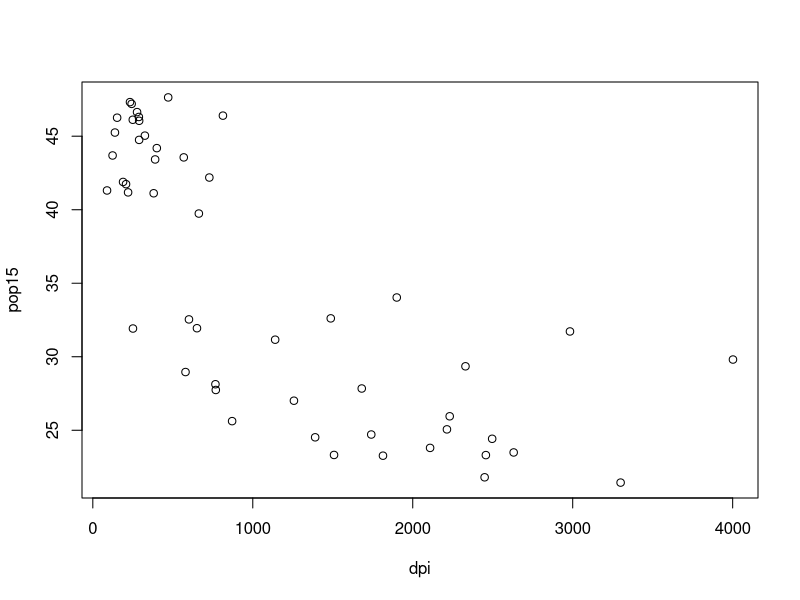
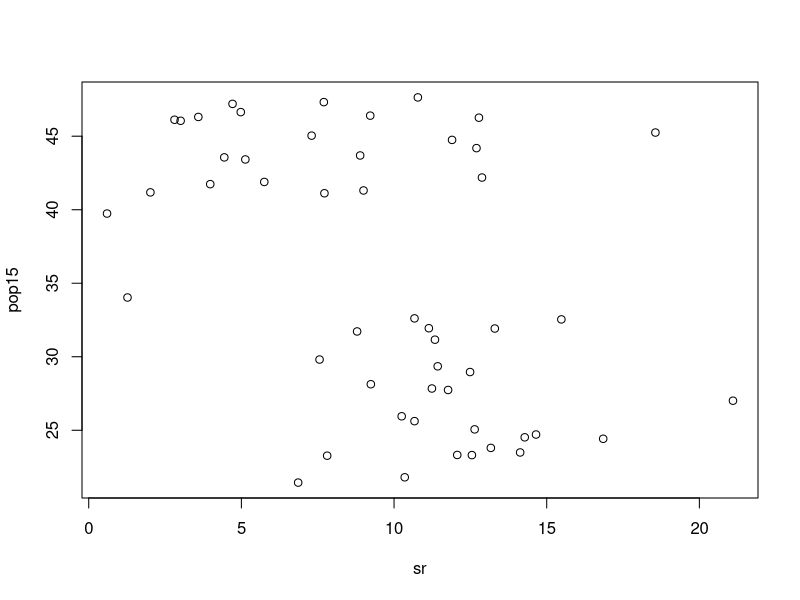
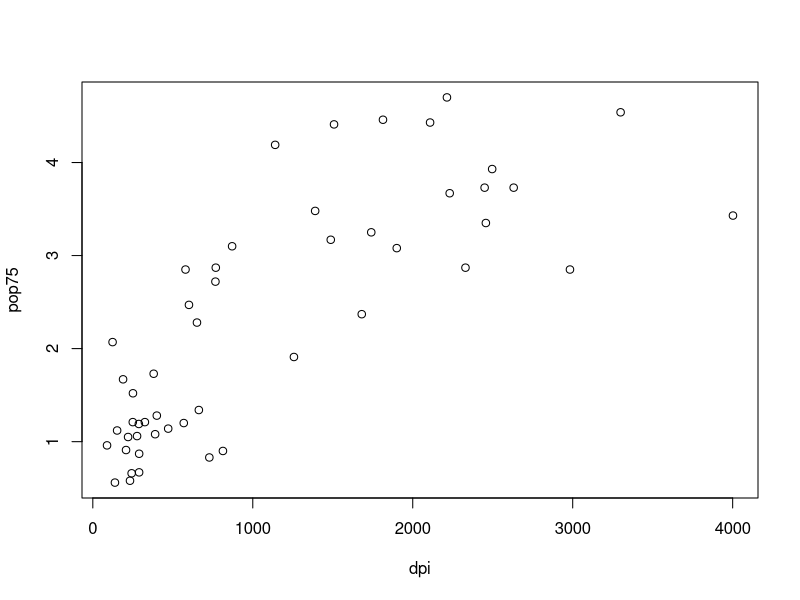
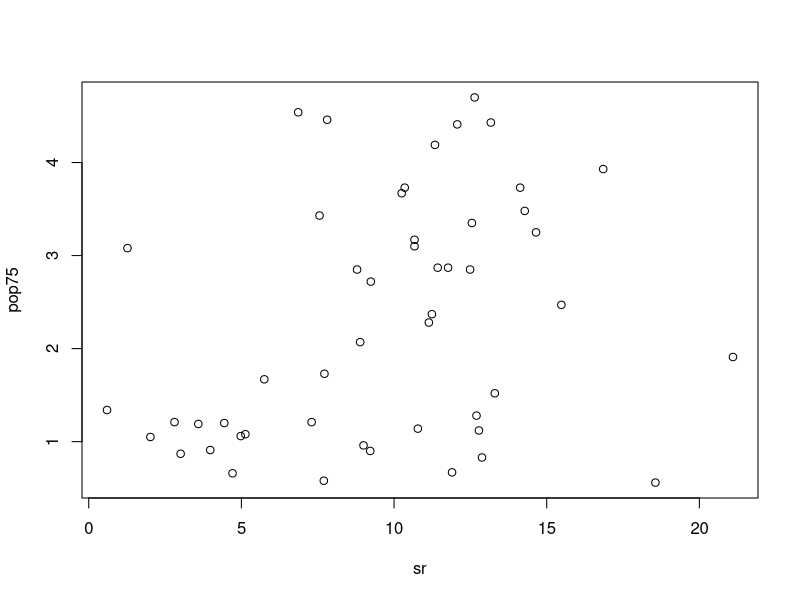
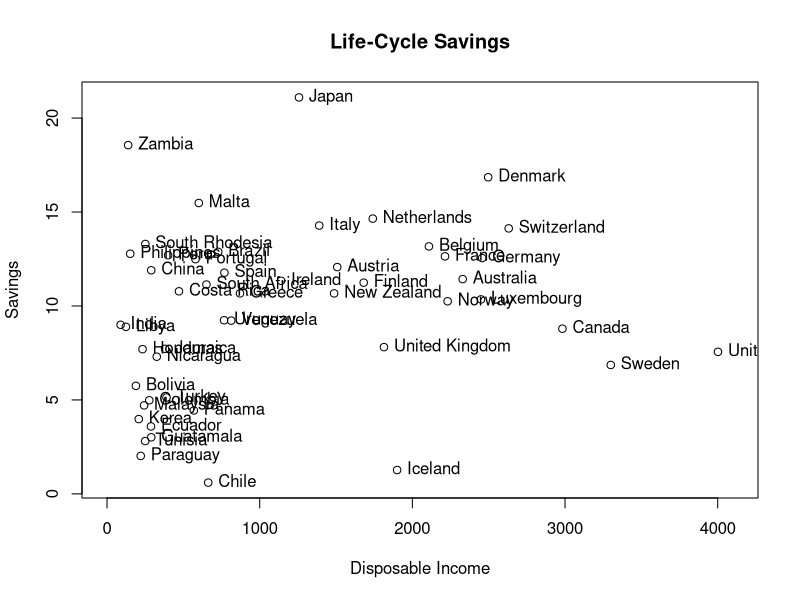
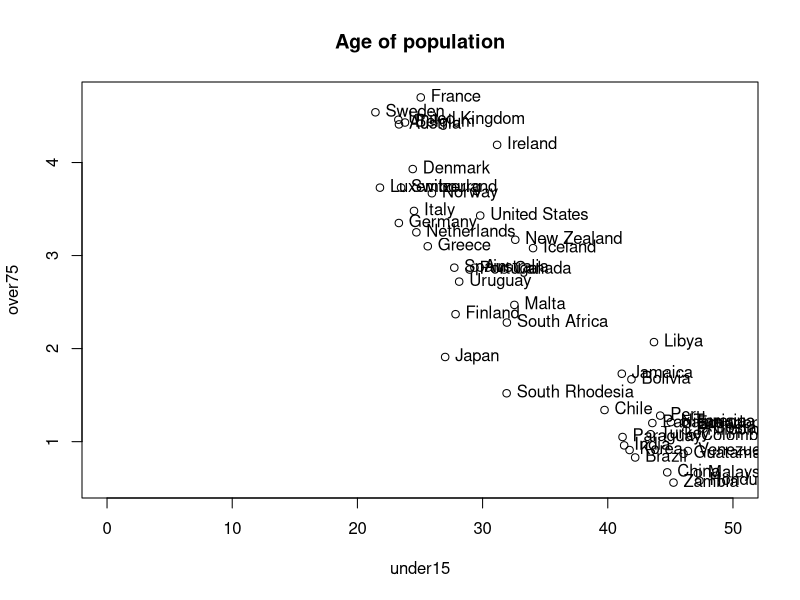

Write the R code that produced these figures, in order.
#two files on niezbednik
#1 file - R code (script in R)
#2 file - report with graphs and short description

LifeCycleSavings
attach(LifeCycleSavings)
rownames(LifeCycleSavings)

#relation between people under 15 and disposable income
plot(dpi, pop15, pch = 1, col = "black")
cor(dpi,pop15)

#relation between people people under 15 and personal savings
plot(sr, pop15, pch = 1, col = "black")
cor(sr,pop15)

#relation between people over 75 and disposable income
plot(dpi, pop75, pch = 1, col = "black")
cor(dpi, pop75)

#relation between people over 75 and personal savings
plot(sr, pop75, pch = 1, col = "black")
cor(sr,pop75)

#relation between income and savings
plot(sr~dpi, xlim = c(0, 4100), xlab = 'Disposable Income', ylab = 'Savings', main = 'Life-Cycle Savings', data = LifeCycleSavings[1:50,])
with(LifeCycleSavings[1:50,], text(sr~dpi, labels = row.names(LifeCycleSavings[1:50,]), pos = 4))

#age of population
plot(pop75~pop15, xlim = c(0, 50), xlab = 'under15', ylab = 'over75', main = 'Age of population', data = LifeCycleSavings[1:50,])
with(LifeCycleSavings[1:50,], text(pop75~pop15, labels = row.names(LifeCycleSavings[1:50,]), pos = 4))
